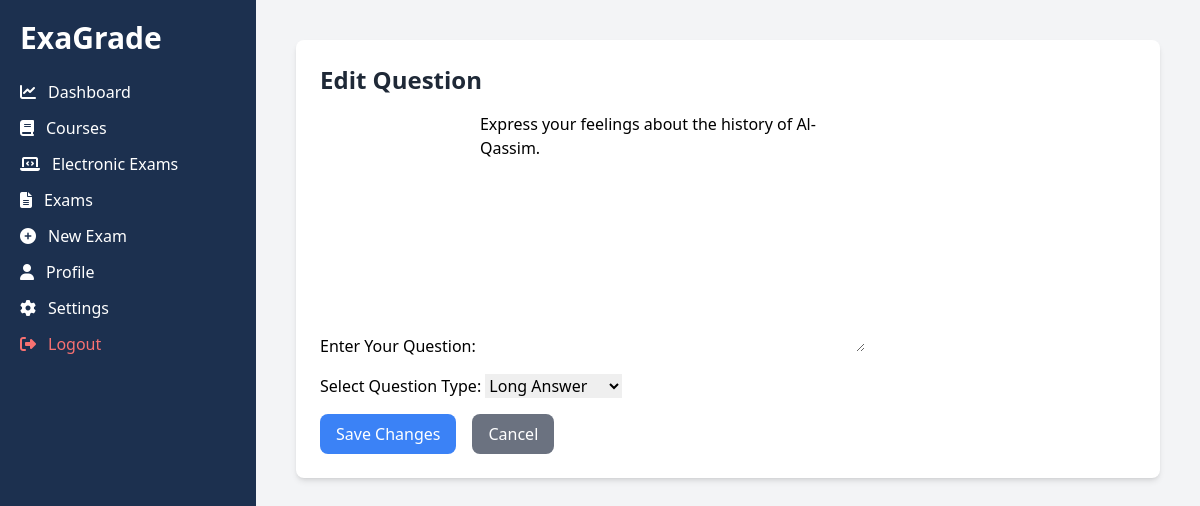
/exams/question/10/edit/ (signed in), run on the app's committed database.
### exams/models.py (models this page shows, shortened)
class Question(models.Model):
    QUESTION_TYPES = [
        ("TF", "True/False"),
        ("MCQ", "Multiple Choice"),
        ("SA", "Short Answer"),
        ("LA", "Long Answer"),
    ]
    exam = models.ForeignKey(Exam, on_delete=models.CASCADE, related_name="questions")
    text = models.TextField()
    question_type = models.CharField(max_length=10, choices=QUESTION_TYPES)

### exams/views.py (the view)
# urls.py: path("question/<int:question_id>/edit/", edit_question, name="edit_question"),
@login_required
def edit_question(request, question_id):
    question = get_object_or_404(Question, id=question_id)
    if request.method == "POST":
        form = QuestionForm(request.POST, instance=question)
        if form.is_valid():
            form.save()
            messages.success(request, "✅ Question updated successfully!")
            return redirect("exams:detail", exam_id=question.exam.id)
    else:
        form = QuestionForm(instance=question)
    return render(request, "exams/edit_question.html", {"form": form, "question": question})

### exams/forms.py
class QuestionForm(forms.ModelForm):
    class Meta:
        model = Question
        fields = ["text", "question_type"]
        labels = {
            "text": "Enter Your Question",
            "question_type": "Select Question Type",
        }
        widgets = {
            "question_type": forms.Select(choices=Question.QUESTION_TYPES),
        }

### exams/templates/exams/edit_question.html (shortened to what this page needs)
{% extends "base.html" %}
{% block content %}
<div class="max-w-4xl mx-auto bg-white p-6 rounded-lg shadow-md">
    <h2 class="text-2xl font-bold text-gray-800">Edit Question</h2>
    <form method="POST" class="mt-4">
        <div class="space-y-4">
            {{ form.as_p }}
        </div>
        <div class="mt-4 flex space-x-4">
            <button type="submit"
                    class="bg-blue-500 text-white px-4 py-2 rounded-lg hover:bg-blue-600">
                Save Changes
            </button>
            <a href="{% url 'exams:detail' question.exam.id %}"
               class="bg-gray-500 text-white px-4 py-2 rounded-lg hover:bg-gray-600">
                Cancel
            </a>
        </div>
    </form>
</div>
{% endblock %}

### data on the page
Question: text "Express your feelings about the history of Al-Qassim.", question_type "Long Answer"
